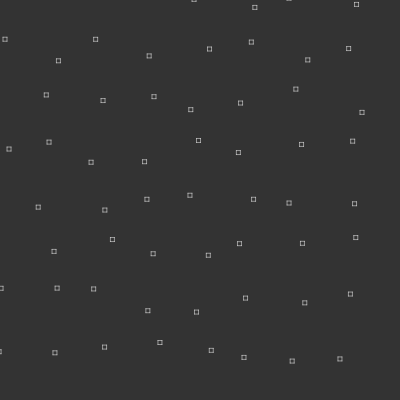
Frame 1 (no input)
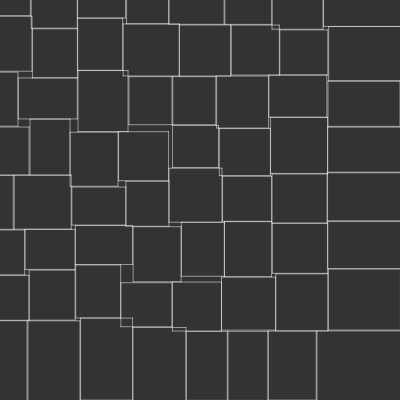
Frame 60 (no input)
Frame 120 (the mouse pressed at the canvas centre since frame 60): identical to frame 60, image omitted

The p5.js sketch that drew these frames (run headless with seeded random() and noise() and a simulated clock; from frame 60 on, the mouse is pressed at the canvas centre):

// p5.js sketch
// ── sketch.js
// Coding Rainbow
// Daniel Shiffman
// http://patreon.com/codingrainbow
// Code for: https://youtu.be/E1B4UoSQMFw

var points = [];
var allPoints = [];
var rows = 8;
var cols = 8;
var done = false;


function setup() {
    createCanvas(400, 400);
    var rowWidth = width/rows;
    var colHeight = height/cols;
    var wiggle = colHeight / 4;

    for (var i = 0; i < rows; i++) {
        points[i] = [];
        for (var j = 0; j < cols; j++) {
            var point = new Point(i, j, j * rowWidth, i * colHeight, wiggle);
            points[i].push(point);
            allPoints.push(point);
        }
    }

    // for (var i = 0; i < 360; i++) {
    //     points.push(new Point(i));
    // }
}

function mouseClicked() {
    // console.log(points);
    // for (var i = 0; i < allPoints.length; i++) {
    //     allPoints[i]
    // }
    // var randPoint = allPoints[Math.floor(Math.random()*allPoints.length)];
    // if (!randPoint.merged) randPoint.merge(points);
    for (var i = 7; i < allPoints.length; i++) {
        if (!allPoints[i].merged && Math.random() > 0.5) {
            allPoints[i].merge(points);
        }
    }
}

function grow() {
    var pointsDone = 0;
    for (var i = 0; i < allPoints.length; i++) {
        if (allPoints[i].grow(allPoints)) {
            pointsDone++;
        }
    }
    if (pointsDone === allPoints.length) {
        done = true;
    }
    console.log(pointsDone);
}

function draw() {
    background(51);

    for (var i = 0; i < allPoints.length; i++) {
        allPoints[i].show();
    }
    if (!done) {
        grow();
    }
}

// ── point.js
var startWidth = 4;

function Point(i, j, x, y, wiggle) {

    this.merged = false;
    this.i = i;
    this.j = j;
    this.id = i + j;
    this.width = startWidth;
    this.height = startWidth;
    this.canGrowTop = true;
    this.canGrowBottom = true;
    this.canGrowRight = true;
    this.canGrowLeft = true;
    this.canGrowX = true;
    this.canGrowY = true;
    // this.center = createVector(random(width), random(height));
    this.center = createVector(x + (-wiggle + (random(wiggle*2))) , y + (-wiggle + (random(wiggle*2))));
    this.bottom = createVector(this.center.x, this.center.y + (startWidth/2));
    this.top = createVector(this.center.x, this.center.y - (startWidth/2));
    this.right = createVector(this.center.x + (startWidth/2), this.center.y);
    this.left = createVector(this.center.x - (startWidth/2), this.center.y);
    this.walls = [true, true, true, true];

    this.corners = [
        {
            pos: createVector(this.center.x - (startWidth/2), this.center.y - (startWidth/2)),
            type: "topLeft",
            growX: -1,
            growY: -1,
        },
        {
            pos: createVector(this.center.x + (startWidth/2), this.center.y - (startWidth/2)),
            type: "topRight",
            growX: 1,
            growY: -1,
        },
        {
            pos: createVector(this.center.x + (startWidth/2), this.center.y + (startWidth/2)),
            type: "bottomRight",
            growX: 1,
            growY: 1,
        },
        {
            pos: createVector(this.center.x - (startWidth/2), this.center.y + (startWidth/2)),
            type: "bottomLeft",
            growX: -1,
            growY: 1,
        }
    ];




    this.show = function() {
        // fill(255);
        // noStroke();
        // fill(this.merged ? 'red' : 255);
        // ellipse(this.center.x, this.center.y, 2, 2);
        // fill('blue');
        // ellipse(this.top.x, this.top.y, 2, 2);
        // ellipse(this.bottom.x, this.bottom.y, 2, 2);
        // ellipse(this.right.x, this.right.y, 2, 2);
        // ellipse(this.left.x, this.left.y, 2, 2);
        stroke(color(255, 255, 255, 125));

        for (var i = 0; i < this.corners.length; i++) {
            var corner = this.corners[i];
            var nextCorner = this.corners[i + 1] ? this.corners[i + 1] : this.corners[0];
            switch (this.corners[i].type) {
                case "topLeft":
                    if (this.walls[0]) line(corner.pos.x, corner.pos.y, nextCorner.pos.x, nextCorner.pos.y);
                    break;
                case "topRight":
                    if (this.walls[1]) line(corner.pos.x, corner.pos.y, nextCorner.pos.x, nextCorner.pos.y);
                    break;
                case "bottomRight":
                    if (this.walls[2]) line(corner.pos.x, corner.pos.y, nextCorner.pos.x, nextCorner.pos.y);
                    break;
                case "bottomLeft":
                    if (this.walls[3]) line(corner.pos.x, corner.pos.y, nextCorner.pos.x, nextCorner.pos.y);
                    break;
                default:
                break;
            }
        }

    }

    this.getNeighbors = function (grid) {
        var neighbors = [];
        var chance = 0.25;

        var top    = grid[this.i-1] ? grid[this.i-1][this.j] : null;
        var right  = grid[this.i] ? grid[this.i][this.j+1] : null;
        var bottom = grid[this.i+1] ? grid[this.i+1][this.j] : null;
        var left   = grid[this.i] ? grid[this.i][this.j-1] : null;

        if (top && !top.merged && Math.random() > 1 - chance) {
            neighbors.push(top);
        }
        if (right && !right.merged && Math.random() > 1 - chance) {
            neighbors.push(right);
        }
        if (bottom && !bottom.merged && Math.random() > 1 - chance) {
            neighbors.push(bottom);
        }
        if (left && !left.merged && Math.random() > 1 - chance) {
            neighbors.push(left);
        }

        return neighbors;
    }

    this.merge = function(pointGrid) {
        var neighbors = this.getNeighbors(pointGrid);
        for (var i = 0; i < neighbors.length; i++) {
            removeWalls(this, neighbors[i]);
            // neighbors[i].merged = true;
        }
        this.merged = true;
    }

    this.grow = function(points) {
        var canGrowTop = this.canGrowTop;
        var canGrowBottom = this.canGrowBottom;
        var canGrowLeft = this.canGrowLeft;
        var canGrowRight = this.canGrowRight;
        if (canGrowTop || canGrowBottom || canGrowLeft || canGrowRight) {
            for (var i = 0; i < points.length; i++) {
                if (points[i].id !== this.id) {
                    if (canGrowTop) {
                        canGrowTop = this.shouldGrowY(this.top, points[i].bottom, this.width);
                    }
                    if (canGrowBottom) {
                        canGrowBottom = this.shouldGrowY(this.bottom, points[i].top, this.width);
                    }
                    if (canGrowLeft) {
                        canGrowLeft = this.shouldGrowX(this.left, points[i].right, this.height);
                    }
                    if (canGrowRight) {
                        canGrowRight = this.shouldGrowX(this.right, points[i].left, this.height);
                    }
                }
            }
        }
        if (canGrowTop || canGrowBottom || canGrowLeft || canGrowRight) {
            for (var i = 0; i < this.corners.length; i++) {
                if (this.corners[i].pos.x >= width) {
                    canGrowRight = false;
                }
                if (this.corners[i].pos.x <= 0) {
                    canGrowLeft = false;
                }
                if (this.corners[i].pos.y >= height) {
                    canGrowBottom = false;
                }
                if (this.corners[i].pos.y <= 0) {
                    canGrowTop = false;
                }

                switch (this.corners[i].type) {
                    case "topRight":
                        if (canGrowRight) this.corners[i].pos.x += this.corners[i].growX;
                        if (canGrowTop) this.corners[i].pos.y += this.corners[i].growY;
                        break;
                    case "topLeft":
                        if (canGrowLeft) this.corners[i].pos.x += this.corners[i].growX;
                        if (canGrowTop) this.corners[i].pos.y += this.corners[i].growY;
                        break;
                    case "bottomRight":
                        if (canGrowRight) this.corners[i].pos.x += this.corners[i].growX;
                        if (canGrowBottom) this.corners[i].pos.y += this.corners[i].growY;
                        break;
                    case "bottomLeft":
                        if (canGrowLeft) this.corners[i].pos.x += this.corners[i].growX;
                        if (canGrowBottom) this.corners[i].pos.y += this.corners[i].growY;
                        break;
                    default:
                }
            }
            if (canGrowLeft) this.width++;
            if (canGrowRight) this.width++;
            if (canGrowTop) this.height++;
            if (canGrowBottom) this.height++;
            this.top = createVector(this.corners[0].pos.x + (this.width/2), this.corners[0].pos.y);
            this.bottom = createVector(this.corners[3].pos.x + (this.width/2), this.corners[3].pos.y);
            this.left = createVector(this.corners[0].pos.x, this.corners[0].pos.y + (this.height/2));
            this.right = createVector(this.corners[1].pos.x, this.corners[0].pos.y + (this.height/2));
        }
        this.canGrowTop = canGrowTop;
        this.canGrowBottom = canGrowBottom;
        this.canGrowRight = canGrowRight;
        this.canGrowLeft = canGrowLeft;
        if (!canGrowTop && !canGrowBottom && !canGrowLeft && !canGrowRight) {
            return true;
        } else {
            return false;
        }
    }

    this.shouldGrowY = function(a, b, height) {
        var shouldGrow = true;
        if (Math.abs(a.y - b.y) < 1 && (Math.abs(a.x - b.x) <= (this.height)) ) shouldGrow = false;
        return shouldGrow;
    }

    this.shouldGrowX = function(a, b, width) {
        var shouldGrow = true;
        if (Math.abs(a.x - b.x) < 1 && (Math.abs(a.y - b.y) <= (this.width))) shouldGrow = false;
        return shouldGrow;
    }
}

function removeWalls(a, b) {
    var x = a.j - b.j;
    if (x === 1) {
        a.walls[3] = false;
        b.walls[1] = false;
    } else if (x === -1) {
        a.walls[1] = false;
        b.walls[3] = false;
    }
    var y = a.i - b.i;
    if (y === 1) {
        a.walls[0] = false;
        b.walls[2] = false;
    } else if (y === -1) {
        a.walls[2] = false;
        b.walls[0] = false;
    }
}
